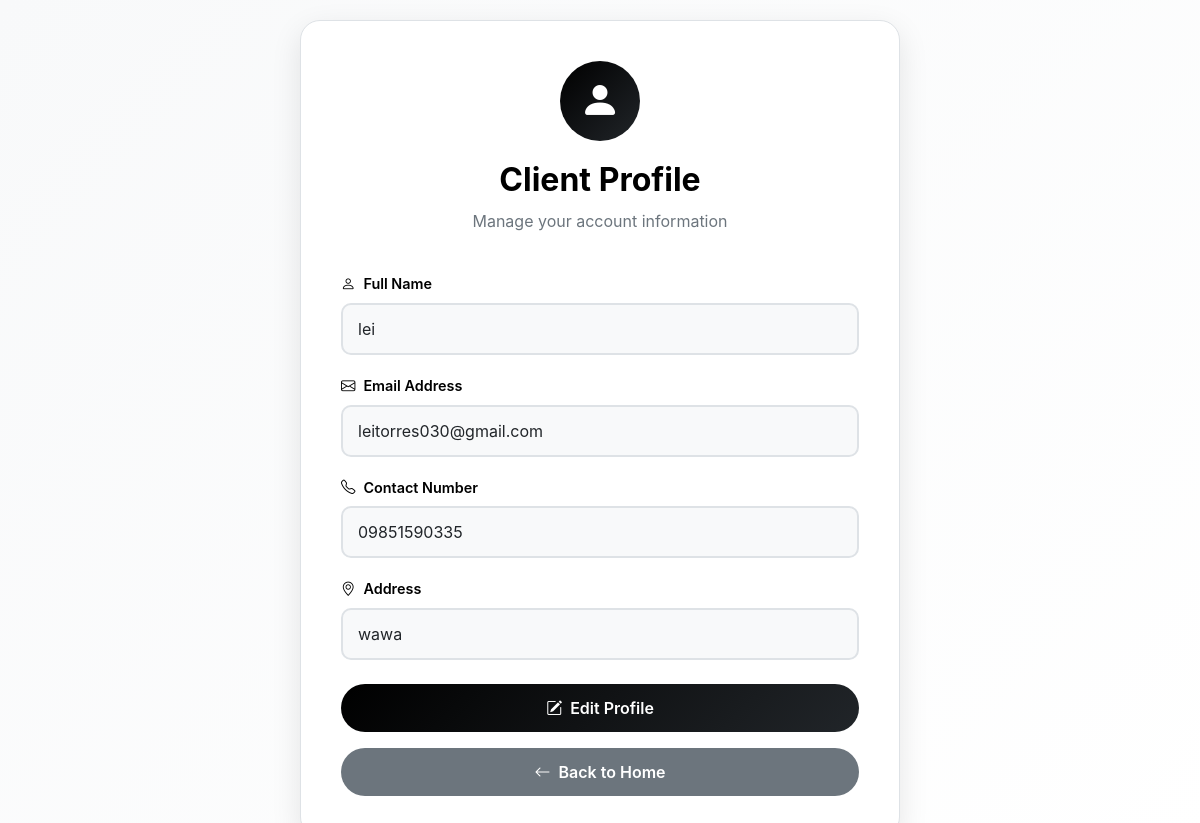
Page /profile_management.php (signed in) on the committed database.
### tables this page shows
CREATE TABLE `client` (
  `ClientID` int(11) NOT NULL,
  `Name` varchar(100) DEFAULT NULL,
  `Email` varchar(100) DEFAULT NULL,
  `Password` varchar(255) NOT NULL,
  `IsEmailVerified` tinyint(1) NOT NULL DEFAULT 0,
  `EmailVerifiedAt` datetime DEFAULT NULL,
  `ContactNumber` varchar(20) DEFAULT NULL,
  `Address` text DEFAULT NULL,
  `ProfileImage` varchar(255) DEFAULT NULL,
  `user_role` enum('admin','client') NOT NULL DEFAULT 'client',
  `CreatedAt` timestamp NOT NULL DEFAULT current_timestamp(),
  `UpdatedAt` timestamp NOT NULL DEFAULT current_timestamp() ON UPDATE current_timestamp()
);

### profile_management.php (the view, shortened to what this page needs)
<?php
$conn = new mysqli("localhost", "root", "", "catering_db");
$client_name = $_SESSION['client_name'];
$stmt = $conn->prepare("SELECT Name, Email, ContactNumber, Address, Password FROM client WHERE Name = ?");
$stmt->bind_param("s", $client_name);
$stmt->execute();
$result = $stmt->get_result();
$client = $result->fetch_assoc();
?>
<!DOCTYPE html>
<html lang="en">
<head>
<link href="https://cdn.jsdelivr.net/npm/bootstrap@5.3.3/dist/css/bootstrap.min.css" rel="stylesheet">
<link href="https://cdn.jsdelivr.net/npm/bootstrap-icons@1.11.1/font/bootstrap-icons.css" rel="stylesheet">
</head>
<body>
  <div class="profile-card">
    <div class="profile-header">
      <div class="profile-icon">
        <i class="bi bi-person-fill"></i>
      </div>
      <h3>Client Profile</h3>
      <p>Manage your account information</p>
    </div>
    <div id="viewMode">
      <div class="form-group">
        <label class="info-label"><i class="bi bi-person me-2"></i>Full Name</label>
        <div class="info-box"><?= htmlspecialchars($client['Name']); ?></div>
      </div>
      <div class="form-group">
        <label class="info-label"><i class="bi bi-envelope me-2"></i>Email Address</label>
        <div class="info-box"><?= htmlspecialchars($client['Email']); ?></div>
      </div>
      <div class="form-group">
        <label class="info-label"><i class="bi bi-telephone me-2"></i>Contact Number</label>
        <div class="info-box"><?= htmlspecialchars($client['ContactNumber']); ?></div>
      </div>
      <div class="form-group">
        <label class="info-label"><i class="bi bi-geo-alt me-2"></i>Address</label>
        <div class="info-box"><?= htmlspecialchars($client['Address']); ?></div>
      </div>
      <div class="d-grid gap-3 mt-4">
        <button class="btn btn-edit" id="editBtn">
          <i class="bi bi-pencil-square me-2"></i>Edit Profile
        </button>
        <a href="index.php" class="btn btn-secondary-custom">
          <i class="bi bi-arrow-left me-2"></i>Back to Home
        </a>
      </div>
    </div>
  </div>
</body>
</html>

### profile_management.php (style rules this page uses)
:root { --primary-dark: #000000; --secondary-dark: #212529; --light-gray: #f8f9fa; --border-gray: #dee2e6; --text-dark: #212529; --accent-gray: #495057; --medium-gray: #6c757d; }
body { font-family: -apple-system, BlinkMacSystemFont, 'Segoe UI', Roboto, 'Helvetica Neue', Arial, sans-serif; background: linear-gradient(135deg, var(--light-gray) 0%, #ffffff 100%); min-height: 100vh; display: flex; align-items: center; justify-content: center; padding: 20px; }
.profile-card { background: white; border-radius: 20px; box-shadow: 0 10px 30px rgba(0,0,0,0.1); padding: 40px; width: 100%; max-width: 600px; border: 1px solid var(--border-gray); }
.profile-header { text-align: center; margin-bottom: 40px; }
.profile-header h3 { color: var(--primary-dark); font-weight: 700; font-size: 2rem; margin-bottom: 10px; }
.profile-header p { color: var(--medium-gray); font-size: 1rem; }
.info-label { font-weight: 600; color: var(--primary-dark); margin-bottom: 8px; display: block; font-size: 0.9rem; }
.info-box { background: var(--light-gray); border: 2px solid var(--border-gray); border-radius: 10px; padding: 12px 15px; margin-bottom: 20px; color: var(--text-dark); font-size: 1rem; transition: all 0.3s; }
.btn-secondary-custom { background: var(--medium-gray); border: none; color: white; font-weight: 600; padding: 12px 30px; border-radius: 50px; font-size: 1rem; transition: all 0.3s; width: 100%; }
.btn-edit { background: linear-gradient(135deg, var(--primary-dark), var(--secondary-dark)); border: none; color: white; font-weight: 600; padding: 12px 30px; border-radius: 50px; font-size: 1rem; transition: all 0.3s; width: 100%; }
.profile-icon { width: 80px; height: 80px; background: linear-gradient(135deg, var(--primary-dark), var(--secondary-dark)); border-radius: 50%; display: flex; align-items: center; justify-content: center; margin: 0 auto 20px; color: white; font-size: 2.5rem; }
.form-group { margin-bottom: 20px; }

### rows in the picture
client: Name "lei", Email "leitorres030@gmail.com", ContactNumber "09851590335", Address "wawa"
